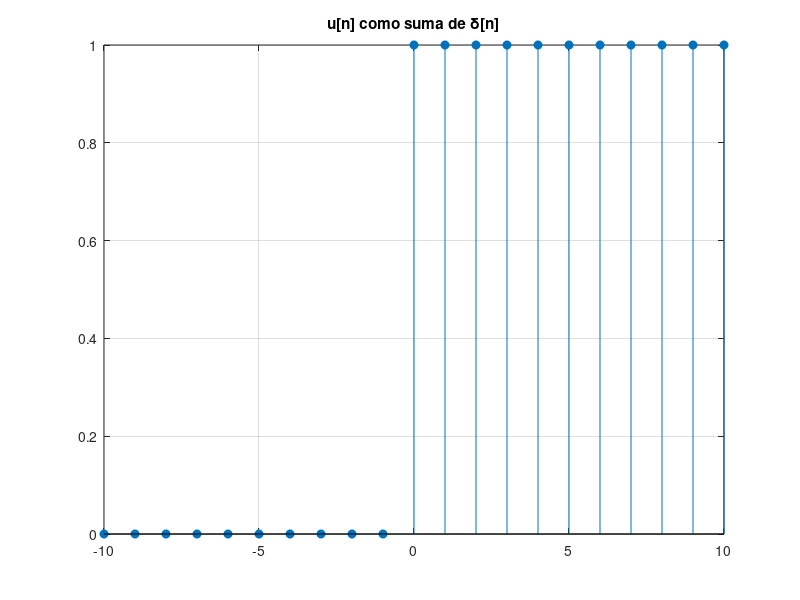

MATLAB code to generate this figure:
n = -10:10;
delta = (n == 0);

u_calc = cumsum(delta); % unit step como suma acumulada en tiempo discreto

stem(n, u_calc,'filled')
title('u[n] como suma de \delta[n]')
grid on
